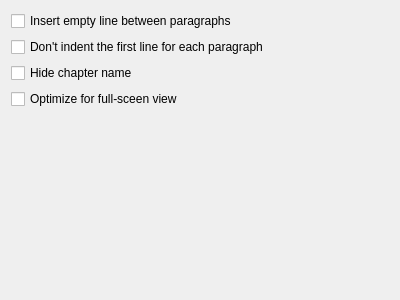
<?xml version="1.0" encoding="UTF-8"?>
<ui version="4.0">
 <class>Form</class>
 <widget class="QWidget" name="Form">
  <property name="geometry">
   <rect>
    <x>0</x>
    <y>0</y>
    <width>400</width>
    <height>300</height>
   </rect>
  </property>
  <property name="windowTitle">
   <string>Form</string>
  </property>
  <layout class="QGridLayout" name="gridLayout" rowstretch="0,0,0,0,0,0" rowminimumheight="0,0,0,0,0,0">
   <item row="5" column="0">
    <spacer name="verticalSpacer">
     <property name="orientation">
      <enum>Qt::Vertical</enum>
     </property>
     <property name="sizeHint" stdset="0">
      <size>
       <width>20</width>
       <height>40</height>
      </size>
     </property>
    </spacer>
   </item>
   <item row="3" column="0">
    <widget class="QCheckBox" name="opt_snb_hide_chapter_name">
     <property name="text">
      <string>Hide chapter name</string>
     </property>
    </widget>
   </item>
   <item row="2" column="0">
    <widget class="QCheckBox" name="opt_snb_dont_indent_first_line">
     <property name="text">
      <string>Don't indent the first line for each paragraph</string>
     </property>
    </widget>
   </item>
   <item row="1" column="0">
    <widget class="QCheckBox" name="opt_snb_insert_empty_line">
     <property name="text">
      <string>Insert empty line between paragraphs</string>
     </property>
    </widget>
   </item>
   <item row="4" column="0">
    <widget class="QCheckBox" name="opt_snb_full_screen">
     <property name="text">
      <string>Optimize for full-sceen view </string>
     </property>
    </widget>
   </item>
  </layout>
 </widget>
 <resources/>
 <connections/>
</ui>
